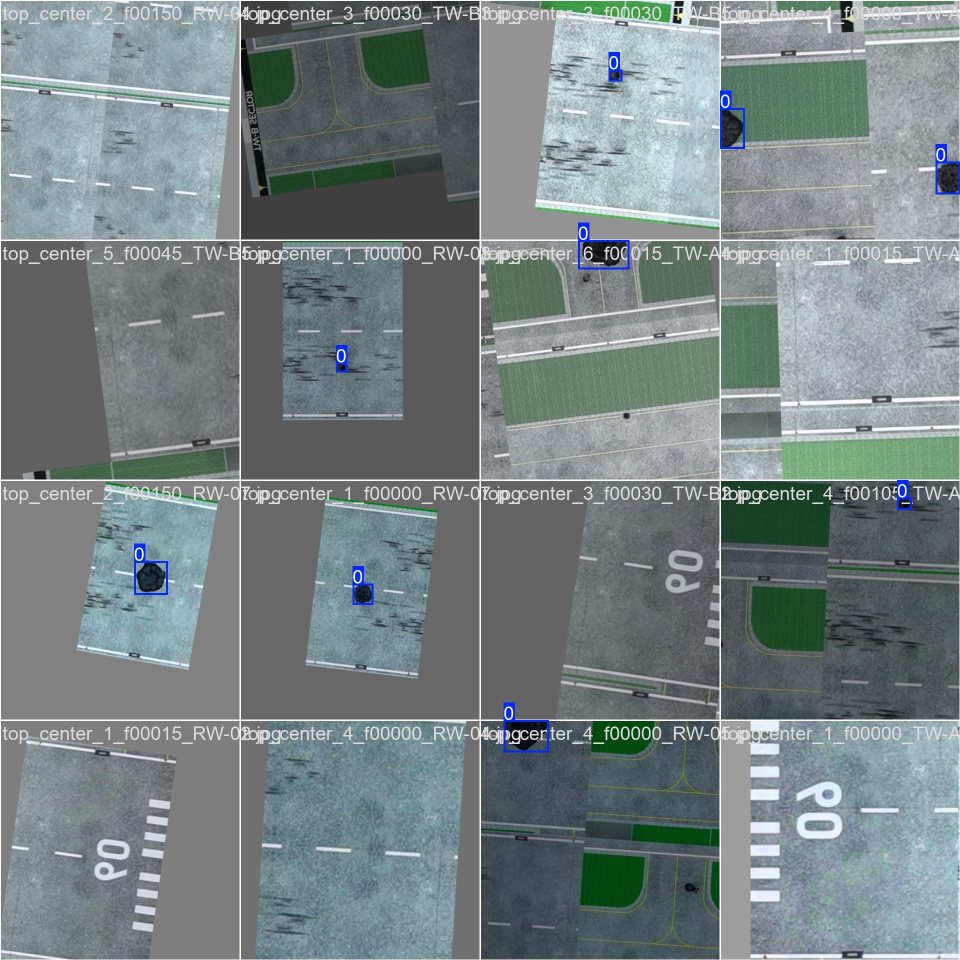
#> input picture runs/detect/runs/crater/train_batch0.jpg, 1920 x 1920 px (shown at 1/2 size)
$ python tune_undistort.py --image ../../../runs/detect/runs/crater/train_batch0.jpg   (older library calls are emulated)
#> lines starting #> are read from the running program, lines starting #| are printed output that depends on the picture
### src/mai/undistort.py
"""Barrel distortion correction.

A homography can model any planar projection but it cannot model radial lens
distortion, so distortion must be removed *before* the homography is solved or
it leaks straight into the zone assignment as a position error that grows toward
the frame edges — exactly where the corner zones live.
"""

from __future__ import annotations

from dataclasses import dataclass, replace
from pathlib import Path

import cv2
import numpy as np
import yaml

DEFAULT_CAMERA_CONFIG = Path(__file__).resolve().parents[2] / "configs" / "camera.yaml"

DISTORTION_KEYS = ("k1", "k2", "p1", "p2", "k3")


@dataclass(frozen=True)
class CameraProfile:
    name: str
    image_size: tuple[int, int]  # (width, height) the values were tuned at
    fx: float
    fy: float
    cx: float
    cy: float
    k1: float = 0.0
    k2: float = 0.0
    p1: float = 0.0
    p2: float = 0.0
    k3: float = 0.0
    alpha: float = 0.0

    @classmethod
    def load(
        cls, profile: str, path: str | Path = DEFAULT_CAMERA_CONFIG
    ) -> "CameraProfile":
        with Path(path).open("r", encoding="utf-8") as file:
            raw = yaml.safe_load(file)
        profiles = raw["profiles"]
        if profile not in profiles:
            raise KeyError(
                f"camera profile {profile!r} not in {path}; have {sorted(profiles)}"
            )
        spec = dict(profiles[profile])
        spec["image_size"] = tuple(int(value) for value in spec["image_size"])
        return cls(name=profile, **spec)

    # [46 lines left out: functions save, camera_matrix, not called in this run]

    @property
    def dist_coeffs(self) -> np.ndarray:
        return np.array([self.k1, self.k2, self.p1, self.p2, self.k3], dtype=np.float64)

    @property
    def has_distortion(self) -> bool:
        return any(abs(getattr(self, key)) > 1e-12 for key in DISTORTION_KEYS)

    # [20 lines left out: function scaled_to, not called in this run]


class Undistorter:
    """Applies one profile to many frames, building the remap tables only once.

    We are on a 180-second mission clock, and initUndistortRectifyMap is far more
    expensive than the cv2.remap that uses its output.
    """

    def __init__(
        self,
        profile: CameraProfile,
        preserve_resolution: bool = True,
        max_output_scale: float = 2.0,
    ):
        self.profile = profile
        self.preserve_resolution = preserve_resolution
        self.max_output_scale = max_output_scale
        self._cache: dict[tuple[int, int], tuple] = {}

    # [40 lines left out: function _maps_for, not called in this run]

    def __call__(self, image: np.ndarray) -> np.ndarray:
        """Undistort a frame. Returns the input untouched if the profile is distortion-free."""
        if not self.profile.has_distortion:
            return image
        height, width = image.shape[:2]
        _, _, map_x, map_y, _ = self._maps_for(width, height)
        return cv2.remap(image, map_x, map_y, cv2.INTER_LINEAR)

    # [29 lines left out: functions new_camera_matrix, output_size, undistort_points, not called in this run]

### src/mai/cli/tune_undistort.py
"""Dial in the lens distortion by eye, then freeze it.

    python -m mai.cli.tune_undistort --image data/frames/hover.jpg --profile video_4k
    python -m mai.cli.tune_undistort --image ... --sweep k1=-0.20:0.05:8   # headless
    python -m mai.cli.tune_undistort --profile video_4k --set k1=-0.03 --set k2=0.01

We have no chessboard, so this is a tuning tool, not a calibration tool. That is
fine: the arena is a plane, and a planar homography absorbs any linear camera
matrix. Only the NONLINEAR terms have to be right, because a homography cannot
represent radial distortion. So the tuner has exactly one job -- make straight
lines in the arena come out straight.

WORKFLOW: tune on train footage, save the profile, then apply the identical
profile to test footage without touching it again.

STRAIGHTNESS PROBE: click two points along something you know is physically
straight (a runway edge is ideal, since it runs the full 500cm). The tool draws
the true straight line between them. If the real edge bows away from that line,
distortion remains. Tune until it doesn't.

The GUI needs a display (WSLg on WSL2). If cv2.imshow fails, use --sweep, which
renders a labelled montage of candidates you can compare with any image viewer,
then commit the winner with --set.
"""

from __future__ import annotations

import argparse
from pathlib import Path

import cv2
import numpy as np

from mai.undistort import DEFAULT_CAMERA_CONFIG, CameraProfile, Undistorter

# Trackbars are integer-only, so each parameter maps onto a slider range.
SLIDERS = {
    "k1": (-0.5, 0.5),
    "k2": (-0.3, 0.3),
    "k3": (-0.1, 0.1),
    "p1": (-0.02, 0.02),
    "p2": (-0.02, 0.02),
}
STEPS = 1000
PREVIEW_WIDTH = 1500


def _preview(image: np.ndarray, profile: CameraProfile, probe: list[tuple[int, int]]):
    corrected = Undistorter(profile)(image)
    scale = PREVIEW_WIDTH / corrected.shape[1]
    view = cv2.resize(
        corrected, (PREVIEW_WIDTH, int(round(corrected.shape[0] * scale)))
    )

    if len(probe) == 2:
        # The straight line the arena edge SHOULD lie on, if distortion is gone.
        cv2.line(view, probe[0], probe[1], (0, 0, 255), 1, cv2.LINE_AA)
        for point in probe:
            cv2.circle(view, point, 4, (0, 0, 255), -1)
    for point in probe[:1] if len(probe) == 1 else []:
        cv2.circle(view, point, 4, (0, 255, 255), -1)

    banner = (
        f"k1={profile.k1:+.4f} k2={profile.k2:+.4f} k3={profile.k3:+.4f} "
        f"p1={profile.p1:+.4f} p2={profile.p2:+.4f}"
    )
    cv2.putText(view, banner, (10, 24), cv2.FONT_HERSHEY_SIMPLEX, 0.6, (0, 0, 0), 3)
    cv2.putText(view, banner, (10, 24), cv2.FONT_HERSHEY_SIMPLEX, 0.6, (255, 255, 255), 1)
    cv2.putText(
        view,
        "click 2 pts on a known-straight edge | s=save  r=reset probe  q=quit",
        (10, 48),
        cv2.FONT_HERSHEY_SIMPLEX,
        0.5,
        (0, 0, 0),
        3,
    )
    cv2.putText(
        view,
        "click 2 pts on a known-straight edge | s=save  r=reset probe  q=quit",
        (10, 48),
        cv2.FONT_HERSHEY_SIMPLEX,
        0.5,
        (200, 255, 200),
        1,
    )
    return view


def run_gui(image: np.ndarray, profile: CameraProfile, config_path: Path) -> int:
    window = "tune_undistort"
    cv2.namedWindow(window, cv2.WINDOW_NORMAL)
    cv2.resizeWindow(window, PREVIEW_WIDTH, 900)

    values = {name: getattr(profile, name) for name in SLIDERS}
    probe: list[tuple[int, int]] = []

    def to_slider(name: str, value: float) -> int:
        low, high = SLIDERS[name]
        return int(round((value - low) / (high - low) * STEPS))

    def from_slider(name: str, position: int) -> float:
        low, high = SLIDERS[name]
        return low + (high - low) * position / STEPS

    for name in SLIDERS:
        cv2.createTrackbar(
            name, window, to_slider(name, values[name]), STEPS, lambda _v: None
        )

    # [5 lines left out: function on_mouse, not called in this run]

    cv2.setMouseCallback(window, on_mouse)

    current = profile
    while True:
        for name in SLIDERS:
            values[name] = from_slider(name, cv2.getTrackbarPos(name, window))
        current = CameraProfile(
            name=profile.name,
            image_size=profile.image_size,
            fx=profile.fx,
            fy=profile.fy,
            cx=profile.cx,
            cy=profile.cy,
            alpha=profile.alpha,
            **values,
        )
        cv2.imshow(window, _preview(image, current, probe))

        key = cv2.waitKey(30) & 0xFF
        if key == ord("q"):
            break
        if key == ord("r"):
            probe.clear()
        if key == ord("s"):
            current.save(config_path)
            print(f"saved profile '{current.name}' to {config_path}")
            print(
                f"  k1={current.k1:+.5f} k2={current.k2:+.5f} k3={current.k3:+.5f} "
                f"p1={current.p1:+.5f} p2={current.p2:+.5f}"
            )

    cv2.destroyAllWindows()
    return 0


# [42 lines left out: function run_sweep, not called in this run]


def main() -> int:
    parser = argparse.ArgumentParser(description=__doc__)
    parser.add_argument("--image", default=None, help="A frame to tune against.")
    parser.add_argument("--profile", default="video_4k")
    parser.add_argument("--camera", default=str(DEFAULT_CAMERA_CONFIG))
    parser.add_argument("--sweep", default=None, help="Headless, e.g. k1=-0.2:0.05:8")
    parser.add_argument(
        "--set",
        action="append",
        default=[],
        metavar="K=V",
        help="Write a value directly, e.g. --set k1=-0.03. Repeatable.",
    )
    parser.add_argument("--output", default="outputs/undistort_sweep.jpg")
    args = parser.parse_args()

    config_path = Path(args.camera)
    profile = CameraProfile.load(args.profile, config_path)

    if args.set:
        updates = {}
        for assignment in args.set:
            key, _, value = assignment.partition("=")
            updates[key.strip()] = float(value)
        profile = CameraProfile(**{**profile.__dict__, **updates})
        profile.save(config_path)
        print(f"saved profile '{profile.name}' to {config_path}: {updates}")
        return 0

    if args.image is None:
        parser.error("--image is required unless you are using --set")

    image = cv2.imread(args.image)
#> image is the input picture: shape (1920, 1920, 3); mean B, G, R 132.3, 130.8, 119.1
    if image is None:
        raise SystemExit(f"could not read {args.image}")

    height, width = image.shape[:2]
#> height = 1920; width = 1920
    if (width, height) != profile.image_size:
        print(
            f"note: frame is {width}x{height} but profile '{profile.name}' was tuned at "
            f"{profile.image_size[0]}x{profile.image_size[1]}; intrinsics will be rescaled."
        )
#| note: frame is 1920x1920 but profile 'video_4k' was tuned at 3840x2160; intrinsics will be rescaled.

    if args.sweep:
        return run_sweep(image, profile, args.sweep, Path(args.output))

    try:
        return run_gui(image, profile, config_path)
#> in _preview, `cv2.putText( view, "click 2 pts on a known-straight edge | s=save  r=r..`:
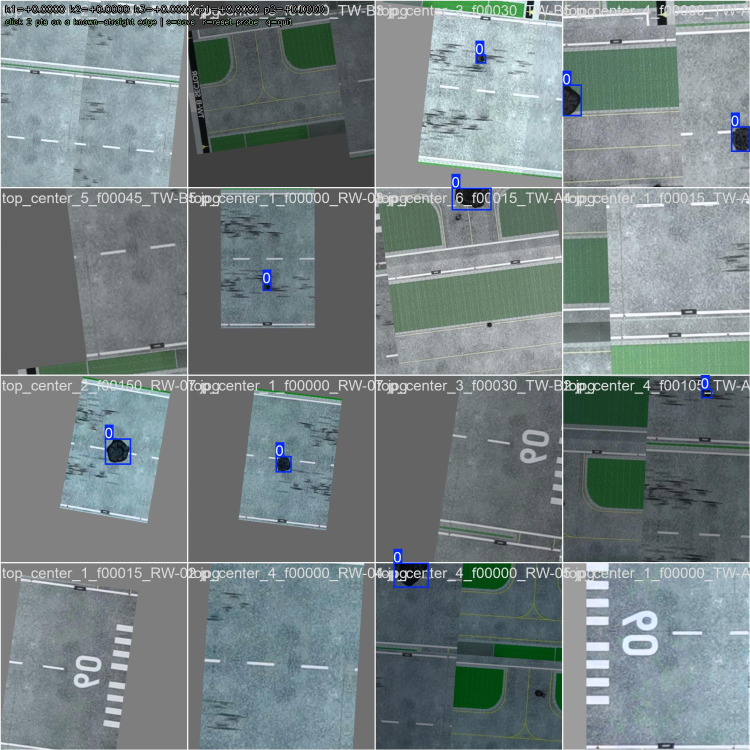
#> view: shape (1500, 1500, 3) (shown at 1/2 size); mean B, G, R 131.7, 130.2, 118.6
#> (key q is pressed here)
    except cv2.error as error:
        print(f"GUI unavailable ({error}).")
        print("Fall back to headless mode:")
        print(
            f"  python -m mai.cli.tune_undistort --image {args.image} "
            f"--profile {args.profile} --sweep k1=-0.2:0.05:8"
        )
        return 1


if __name__ == "__main__":
    raise SystemExit(main())
#> (the program exits here)

$ run again, on runs/detect/runs/crater/train_batch2.jpg
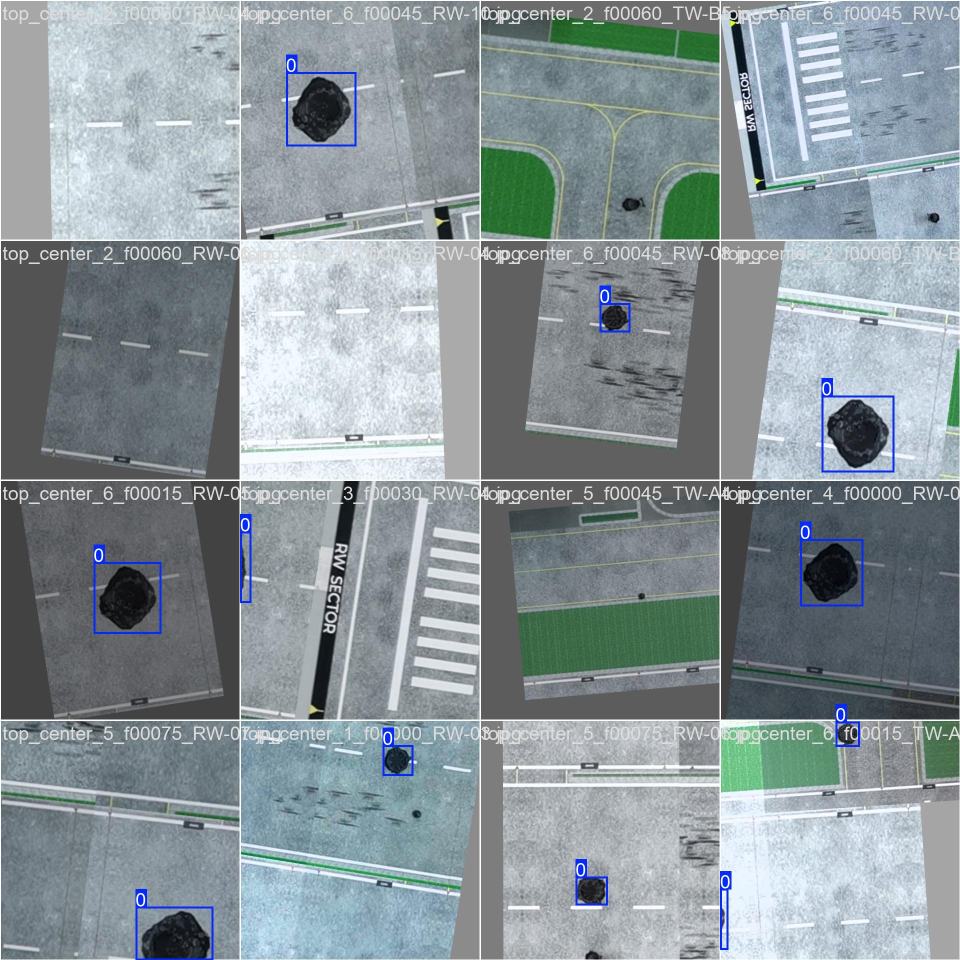
#> input picture runs/detect/runs/crater/train_batch2.jpg, 1920 x 1920 px (shown at 1/2 size)
#> in main, image is the input picture: shape (1920, 1920, 3); mean B, G, R 153.8, 149, 137.8
#| note: frame is 1920x1920 but profile 'video_4k' was tuned at 3840x2160; intrinsics will be rescaled.
#> in _preview, `cv2.putText( view, "click 2 pts on a known-straight edge | s=save  r=r..`:
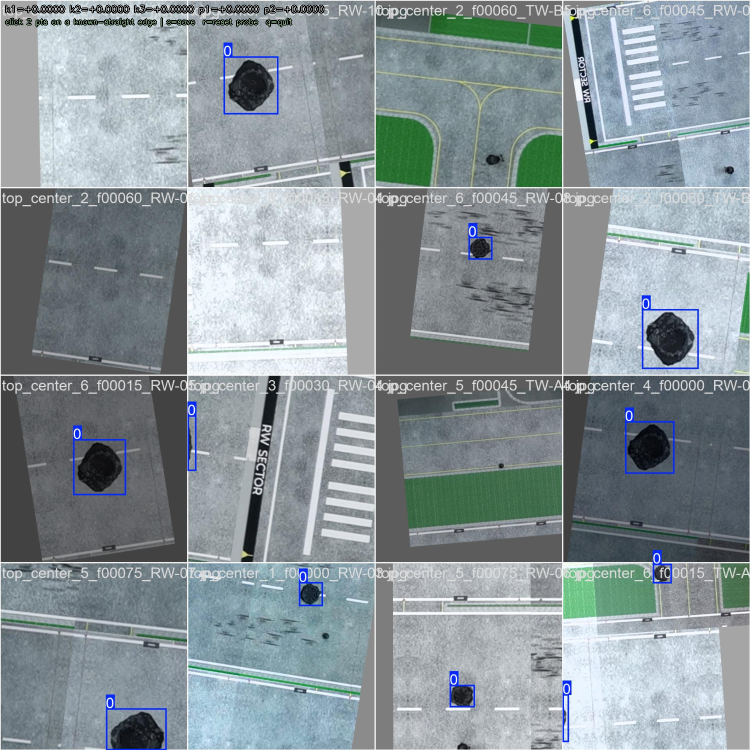
#> view: shape (1500, 1500, 3) (shown at 1/2 size); mean B, G, R 153, 148.2, 137

$ run again, on runs/detect/runs/crater/train_batch2850.jpg
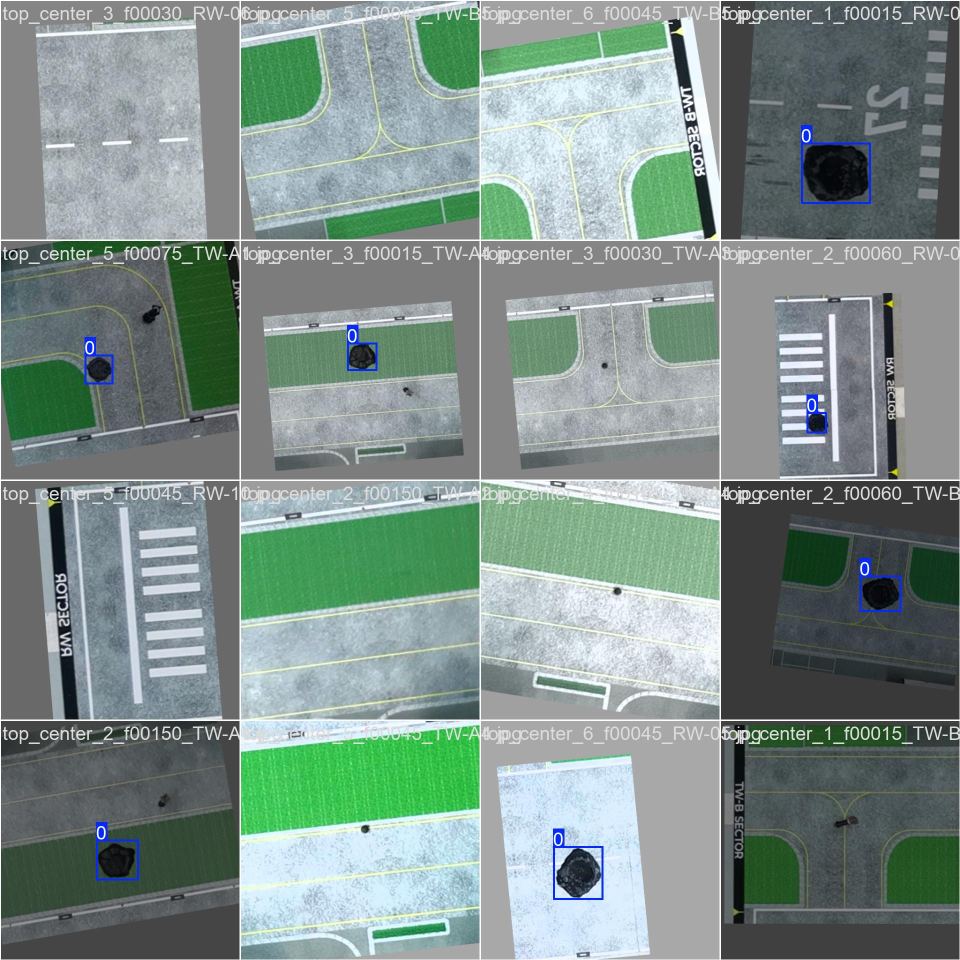
#> input picture runs/detect/runs/crater/train_batch2850.jpg, 1920 x 1920 px (shown at 1/2 size)
#> in main, image is the input picture: shape (1920, 1920, 3); mean B, G, R 138.4, 144.2, 126.7
#| note: frame is 1920x1920 but profile 'video_4k' was tuned at 3840x2160; intrinsics will be rescaled.
#> in _preview, `cv2.putText( view, "click 2 pts on a known-straight edge | s=save  r=r..`:
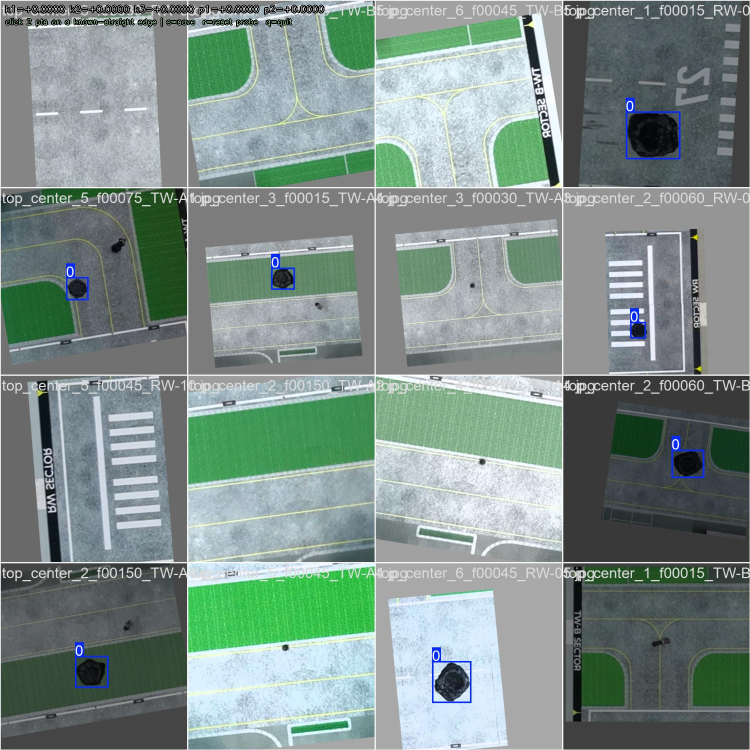
#> view: shape (1500, 1500, 3) (shown at 1/2 size); mean B, G, R 137.7, 143.6, 126

$ run again, on runs/detect/runs/crater/train_batch2851.jpg
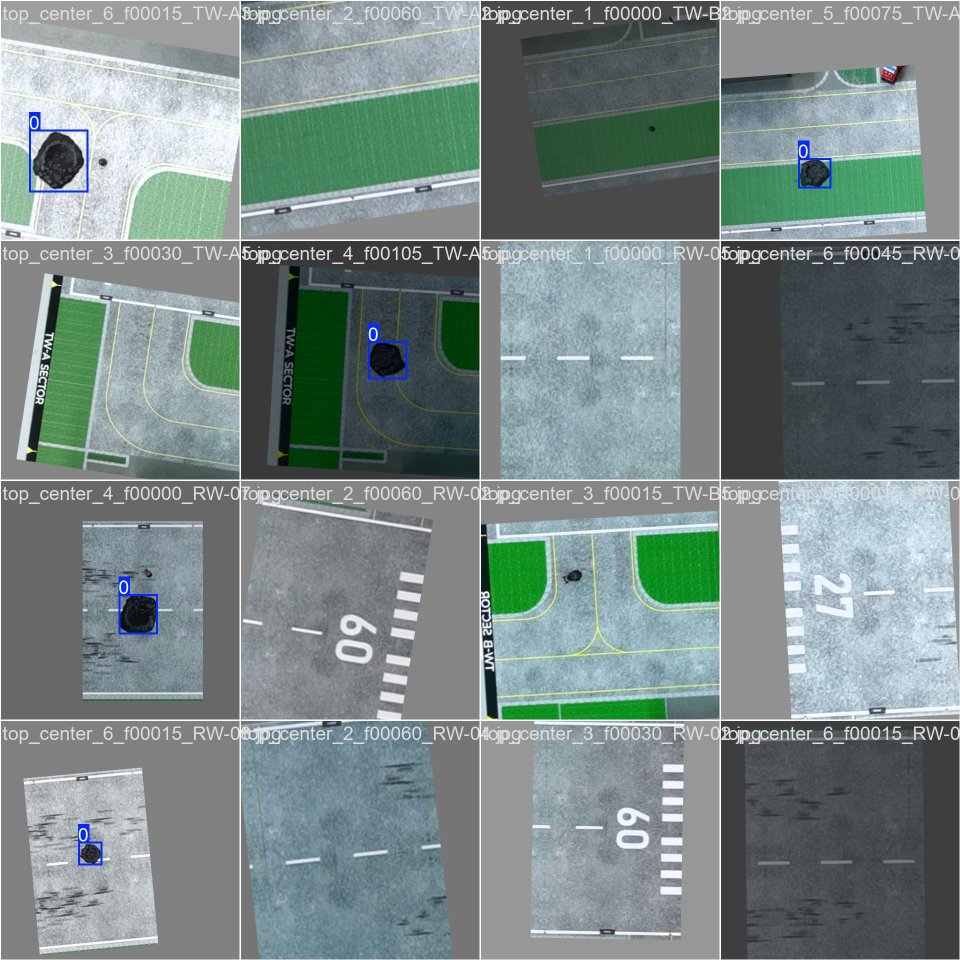
#> input picture runs/detect/runs/crater/train_batch2851.jpg, 1920 x 1920 px (shown at 1/2 size)
#> in main, image is the input picture: shape (1920, 1920, 3); mean B, G, R 135.2, 136.4, 122.2
#| note: frame is 1920x1920 but profile 'video_4k' was tuned at 3840x2160; intrinsics will be rescaled.
#> in _preview, `cv2.putText( view, "click 2 pts on a known-straight edge | s=save  r=r..`:
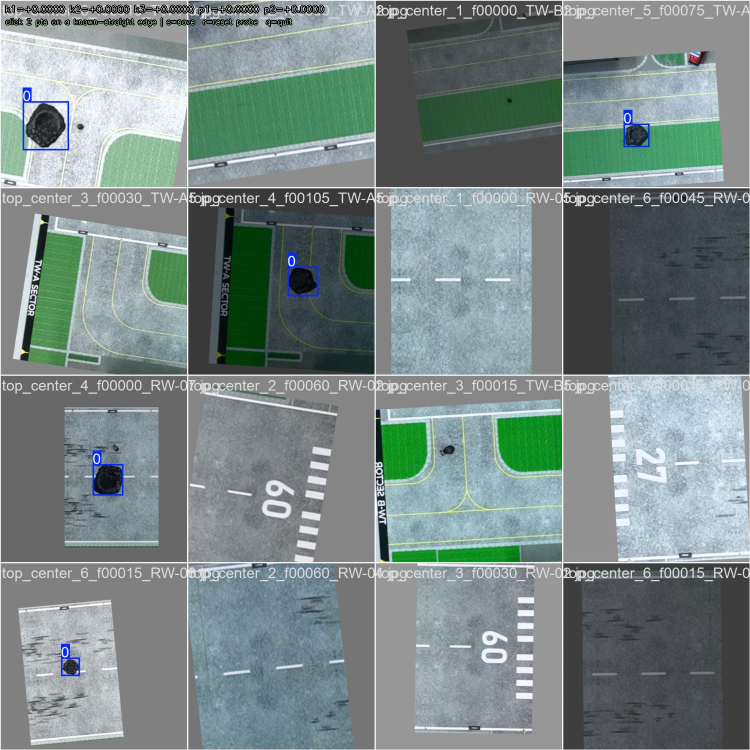
#> view: shape (1500, 1500, 3) (shown at 1/2 size); mean B, G, R 134.5, 135.8, 121.5
